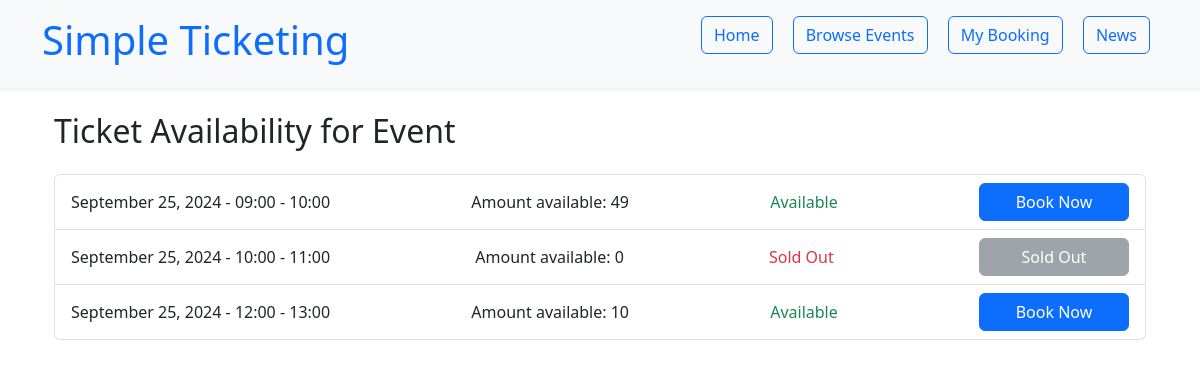
The app's page /availability/1 with its own data.
### project/objects.py (models this page shows)
class Ticketing(db.Model):
    id = db.Column(db.Integer, primary_key=True)
    event_id = db.Column(db.Integer, db.ForeignKey('event.id'), nullable=False)
    date = db.Column(db.String(50), nullable=False)
    time_slot = db.Column(db.String(20), nullable=False)
    available_tickets = db.Column(db.Integer, nullable=False)
    booked_quantity = db.Column(db.Integer, nullable=True, default=0)
    email = db.Column(db.String(100), nullable=True)

### project/app.py (the view)
@app.route('/availability/<int:event_id>')
def availability(event_id):
    tickets = Ticketing.query.filter_by(event_id=event_id).all()
    return render_template('availability.html', tickets=tickets)

### project/templates/availability.html (shortened to what this page needs)
{% extends 'layout.html' %}
{% block content %}
<div class="container">
  <h2 class="mb-4">Ticket Availability for Event</h2>
  <ul class="list-group">
    {% for ticket in tickets %}
    <li class="list-group-item d-flex justify-content-between align-items-center">
      <span>{{ ticket.date }} - {{ ticket.time_slot }}</span>
      <span>Amount available: {{ticket.available_tickets}}</span>
      <span class="{% if ticket.available_tickets > 0 %}text-success{% else %}text-danger{% endif %}">
        {% if ticket.available_tickets > 0 %}Available{% else %}Sold Out{% endif %}
      </span>
      <a href="{{ url_for('app.payment', ticket_id=ticket.id) }}"
         class="btn {% if ticket.available_tickets > 0 %}btn-primary{% else %}btn-secondary disabled{% endif %}"
         {% if ticket.available_tickets == 0 %}disabled{% endif %}>
        {% if ticket.available_tickets > 0 %}Book Now{% else %}Sold Out{% endif %}
      </a>
    </li>
    {% endfor %}
  </ul>
</div>
{% endblock %}

### project/templates/layout.html (style rules this page uses)
html, body { height: 100%; margin: 0; }
body { display: flex; flex-direction: column; }
.btn-primary, .btn-secondary { width: 150px; text-align: center; }
.btn-secondary.disabled { background-color: #6c757d; cursor: not-allowed; }

### records on screen
Ticketing: date "September 25, 2024", time_slot "09:00 - 10:00", available_tickets "49", shows "Available", shows "Book Now"
Ticketing: date "September 25, 2024", time_slot "10:00 - 11:00", available_tickets "0", shows "Sold Out"
Ticketing: date "September 25, 2024", time_slot "12:00 - 13:00", available_tickets "10", shows "Available", shows "Book Now"
